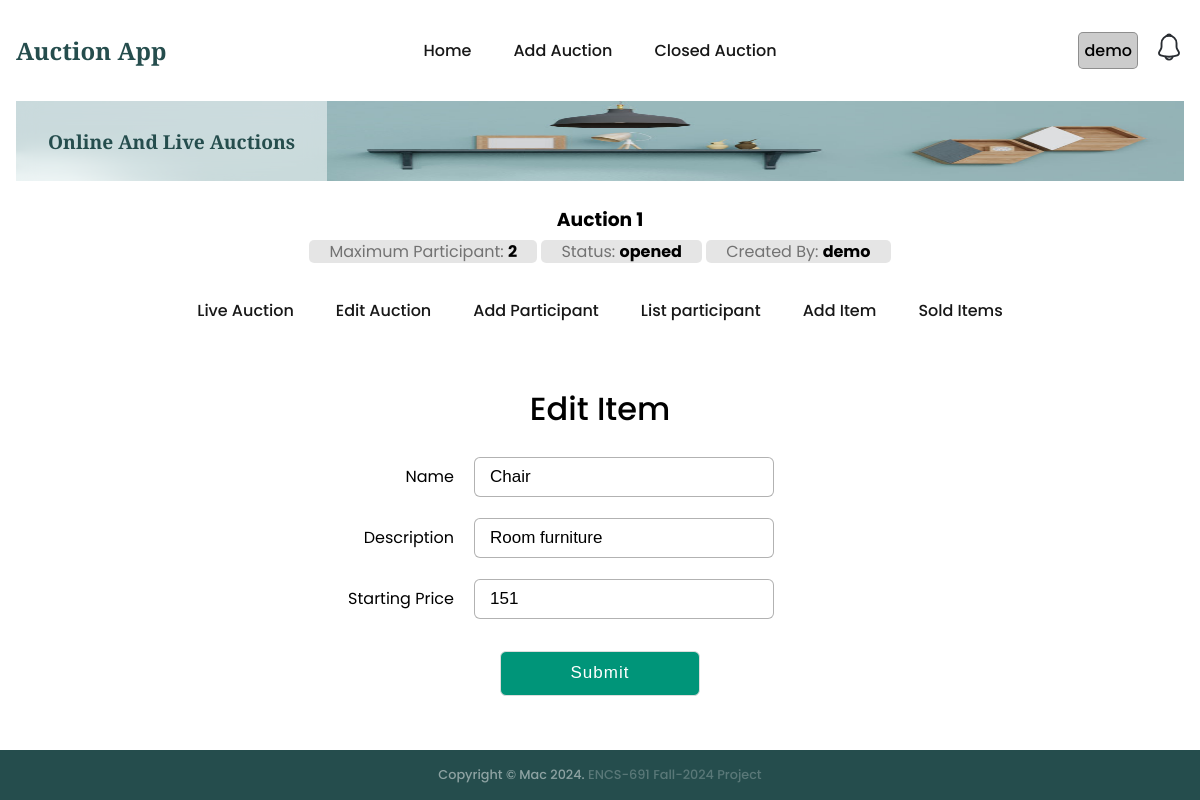
Screenshot of /auction/1/item/3/edit?page=auctionIndex (signed in) with the database file from the repository.
### auctions/models.py (models this page shows, shortened)
class Auction(models.Model):
    name = models.CharField(max_length=200)
    description = models.CharField(max_length=200)
    status = models.CharField(max_length=200, default='opened')
    auction1 = models.CharField(max_length=200, default='0')
    maxparticipant = models.CharField(max_length=200, default='0')
    username = models.CharField(max_length=200, default='-')
    createdat = models.DateTimeField(default=timezone.now)

class Item(models.Model):
    auctionid = models.CharField(max_length=200)
    name = models.CharField(max_length=200)
    description = models.CharField(max_length=200)
    categoryid = models.CharField(max_length=200)
    subcategoryid = models.CharField(max_length=200)
    status = models.CharField(max_length=200)
    minimumbid = models.IntegerField()
    username = models.CharField(max_length=200)
    image = models.CharField(max_length=200)
    createdat = models.DateTimeField(default=timezone.now)
    startat = models.DateTimeField(default=timezone.now)
    endat = models.DateTimeField()

### auctions/views.py (the view)
# urls.py: path('auction/<int:aid>/item/<int:itemid>/edit', views.editItem, name='editItem'),
@login_required
def editItem(req, aid, itemid):
    if req.method == 'POST':
        return doEditItem(req, aid, itemid)
    auction = getRecordByPk(Auction, aid)
    item = getRecordByPk(Item, itemid)
    username = req.user.username
    canEdit = False
    if item and (username.lower() == item.username.lower()):
        canEdit = True
    context = {
        'auction':auction,
        'item': item,
        'canEdit': canEdit
    }
    return render(req, 'auctions/editItem.html', context=context)

### auctions/utils.py (called while the page is built)
def getRecordByPk(model, id):
    try:
        record = model.objects.get(pk=id)
    except (KeyError, model.DoesNotExist):
        logging.error('getRecordByPk: model does not exist')
        return None
    else:
        return record

### templates/auctions/editItem.html (shortened to what this page needs)
{% extends "auctions/auctionBase.html" %}
{% block auction_content %}
<div class="addContact container_main">
  <div class="registration form">
    <header>Edit Item</header>
    {% if canEdit %}
    <form action="{% url 'auctions:editItem' auction.id item.id %}" method="post" enctype="multipart/form-data">
      <div class="edit-auction-flex">
        <label for="name" class="auction-flex-item">Name</label>
        <input type="text" required name="name" value="{{item.name}}">
        <label for="description" class="auction-flex-item">Description</label>
        <input type="text" required name="description" value="{{item.description}}">
        <label for="minimumbid" class="auction-flex-item">Starting Price</label>
        <input type="number" required name="minimumbid" value="{{item.minimumbid}}">
      </div>
      <button type="submit" class="button">Submit</button>
    </form>
    {% else %}
    <div class="auction-notice">You don't have the permission to edit this item</div>
    {% endif %}
  </div>
</div>
{% endblock %}

### templates/auctions/auctionBase.html
{% extends "base.html" %}
{% block content %}
<section class="section__container product__container" id="product">
    {% if auction %}
    <div class="auctionbase__header">
        <a href="{% url 'auctions:auctionIndex' auction.id %}">
            <h3>{{auction.name}}</h3>
            <span>Maximum Participant: <strong>{{auction.maxparticipant}}</strong></span>
            <span>Status: <strong>{{auction.status}}</strong></span>
            <span>Created By: <strong>{{auction.username}}</strong></span>
        </a>
    </div>
    <nav>
        <ul class="nav__links auction__nav__links" id="nav-links">
                {% with current_url=request.get_full_path %}
                    {% url 'auctions:auctionIndex' auction.id as url %}
                    <li class="{% if current_url == url %} active-menu {%endif%}">
                        <a href="{{ url }}">Live Auction</a>
                    </li>
                    {% url 'auctions:editAuction' auction.id as url %}
                    <li class="{% if current_url == url %} active-menu {%endif%}">
                        <a href="{{ url }}">Edit Auction</a>
                    </li>
                    {% url 'auctions:addParticipant' auction.id as url %}
                    <li class="{% if current_url == url %} active-menu {%endif%}">
                        <a href="{{ url }}">Add Participant</a>
                    </li>
                    {% url 'auctions:listParticipant' auction.id as url %}
                    <li class="{% if current_url == url %} active-menu {%endif%}">
                        <a href="{{ url }}">List participant</a>
                    </li>
                    {% url 'auctions:addItem' auction.id as url%}
                    <li class="{% if current_url == url %} active-menu {%endif%}">
                        <a href="{{ url }}">Add Item</a>
                    </li>
                    {% url 'auctions:getSoldItems' auction.id as url %}
                    <li class="{% if current_url == url %} active-menu {%endif%}">
                        <a href="{{ url }}">Sold Items</a>
                    </li>
                {% endwith %}
        </ul>
    </nav>
    {% include "auctions/message.html" %}
    {% block auction_content %}{% endblock %}
    {% else %}
        <div class="auction-notice">Auction not found</div>
    {% endif %}
</section>
{% endblock %}

### templates/base.html (shortened to what this page needs)
{% load static %}
<!DOCTYPE html>
<html lang="en">
<head>
  <link rel="stylesheet" href="{% static 'css/styles.css' %}" />
</head>
<body>
  <div id="main-container">
    <nav>
      <div class="nav__header">
        <div class="nav__logo">
          <a href="{% url 'auctions:index' %}" class="logo">Auction App</a>
        </div>
      </div>
      <ul class="nav__links" id="nav-links">
        {% with current_url=request.get_full_path %}
        {% url 'auctions:index' as url %}
        <li class="{% if current_url == url %} active-menu {%endif%}">
          <a href="{{url}}">Home</a>
        </li>
        {% url 'auctions:addAuction' as url %}
        <li class="{% if current_url == url %} active-menu {%endif%}">
          <a href="{{url}}">Add Auction</a>
        </li>
        {% url 'auctions:closedAuction' as url %}
        <li class="{% if current_url == url %} active-menu {%endif%}">
          <a href="{{url}}">Closed Auction</a>
        </li>
        {% endwith %}
      </ul>
      <div class="nav__notification" id="nav-notification">
        {% if user.is_authenticated %}
        <div class="user-container">
          <div id="systemuser">{{user.username}}</div>
        </div>
        <div class="notification-icon" hx-get="{% url 'auctions:notification' %}?type=list" hx-target="#modal-content">
        </div>
        {% else %}
        <a href="{% url 'users:login' %}">Login</a>
        {% endif %}
      </div>
    </nav>
    <header class="section__container header__container" id="home">
      <div class="header__image">
        <img src="{% static 'images/header.png' %}" alt="header" />
      </div>
      <div class="header__content">
        <div>
          <h1>Online And Live Auctions</h1>
        </div>
      </div>
    </header>
    {% block content %}{% endblock %}
  </div>
  <footer class="footer" id="contact">
    <div class="footer__bar">
      Copyright © Mac 2024. <span class="footer-span">ENCS-691 Fall-2024 Project</span>
    </div>
  </footer>
</body>
</html>

### rows the page displays
Auction: name "Auction 1", maxparticipant "2", status "opened", username "demo"
Item: name "Chair", description "Room furniture", minimumbid "151"

### other values shown
{{ user.username }} "demo"
